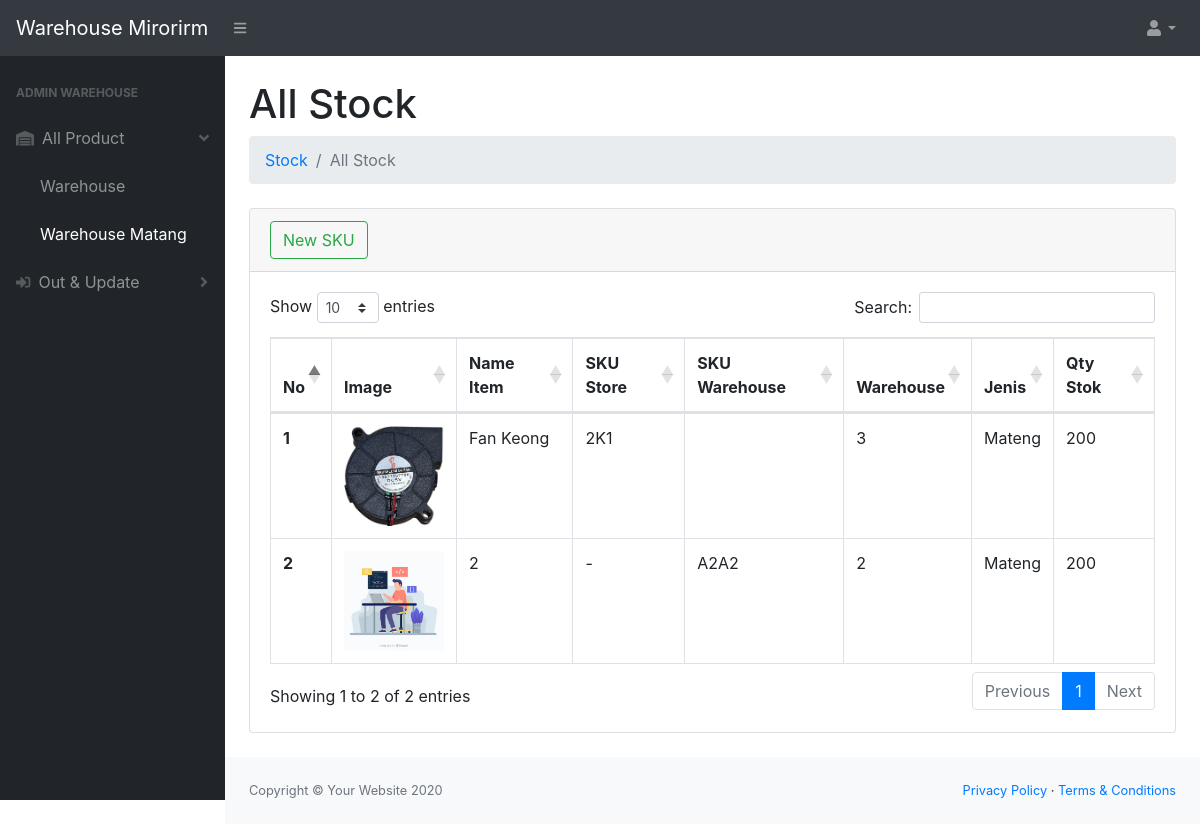
Screenshot of /gudang/index.php?url=gudang5 with the database file from the repository.
### tables this page shows
CREATE TABLE `product_id` (
  `id_product` int(11) NOT NULL,
  `image` mediumtext NOT NULL,
  `nama` varchar(200) NOT NULL,
  `jenis` varchar(200) NOT NULL
);

CREATE TABLE `toko_id` (
  `id_toko` int(11) NOT NULL,
  `sku_toko` varchar(200) NOT NULL DEFAULT '-',
  `id_product` int(11) NOT NULL,
  `quantity_toko` int(11) NOT NULL
);

CREATE TABLE `gudang_id` (
  `id_gudang` int(11) NOT NULL,
  `sku_gudang` varchar(200) NOT NULL,
  `id_product` int(11) NOT NULL,
  `quantity` int(11) NOT NULL,
  `lokasi_gudang` int(11) NOT NULL
);

### gudang/gudang5.php (the view)
<div class="container-fluid">
                        <h1 class="mt-4">All Stock</h1>
                        <ol class="breadcrumb mb-4">
                            <li class="breadcrumb-item"><a href="#">Stock</a></li>
                            <li class="breadcrumb-item active">All Stock</li>
                        </ol>
                        <div class="card mb-4">
                            <div class="card-header">
                                <a type="button" class="btn btn-outline-success" href="index.php?url=pending">New SKU</a>
                            </div>
                            <div class="card-body">
                                <div class="table-responsive">
                                    <table class="table table-hover table-bordered" id="dataTable" width="100%" cellspacing="0">
                                        <thead>
                                            <tr>
                                                <th>No</th>
                                                <th>Image</th>
                                                <th>Name Item</th>
                                                <th>SKU Store</th>
                                                <th>SKU Warehouse</th>
                                                <th>Warehouse</th>
                                                <th>Jenis</th>
                                                <th>Qty Stok</th>
                                            </tr>
                                        </thead>
                                        <tbody>
                                        <?php
                                           $select = mysqli_query($conn, "SELECT * FROM product_id, toko_id, gudang_id WHERE product_id.id_product=toko_id.id_product AND product_id.id_product=gudang_id.id_product AND jenis='Mateng' ");
                                           $i = 1;
                                           while($data=mysqli_fetch_array($select)){
                                            $gambar = $data['image'];
                                            if($gambar==null){
                                                $img = '<img src="../assets/img/noimageavailable.png" class="zoomable">';
                                            } else {
                                                $img ='<img src="../assets/img/'.$gambar.'" class="zoomable">';
                                            }
                                        ?>
                                            <tr data-bs-toggle="modal" data-bs-target="#largeModal">
                                                <th><?=$i++;?></th>
                                                <td><?=$img;?></td>
                                                <td><?=$data['nama'];?></td>
                                                <td class="text-uppercase"><?=$data['sku_toko'];?></td>
                                                <td class="text-uppercase"><?=$data['sku_gudang'];?></td>
                                                <td><?=$data['lokasi_gudang'];?></td>
                                                <td><?=$data['jenis'];?></td>
                                                <td><?=$data['quantity'];?></td>
                                            </tr>
                                            <?php
                                           }
                                        ?>
                                        </tbody>
                                    </table>
                                </div>
                            </div>
                        </div>
                    </div>

### gudang/index.php (style rules this page uses)
.zoomable { width: 100px; }

### rows the page displays
product_id: image (picture), nama "Fan Keong", toko_id.sku_toko "2K1", gudang_id.lokasi_gudang "3", jenis "Mateng", gudang_id.quantity "200"
product_id: image (picture), nama "2", toko_id.sku_toko "-", gudang_id.sku_gudang "A2A2", gudang_id.lokasi_gudang "2", jenis "Mateng", gudang_id.quantity "200"
